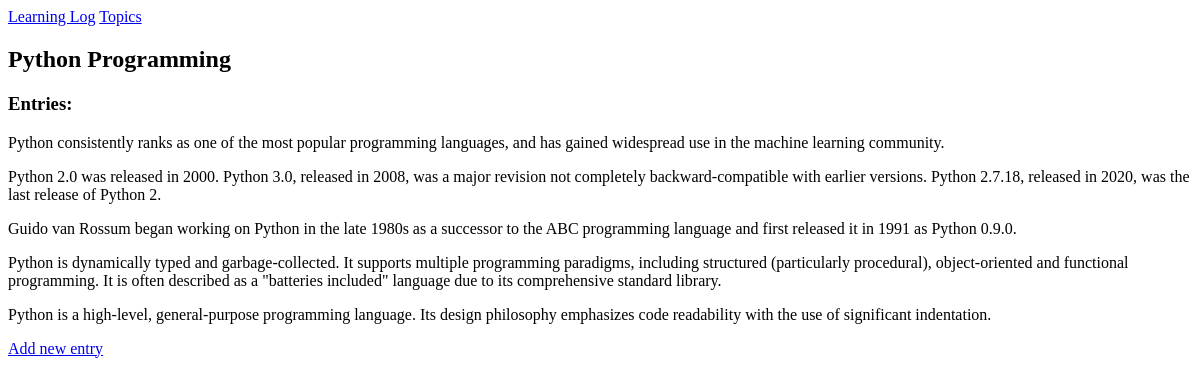
Page /topics/1/ on the earlier database version.
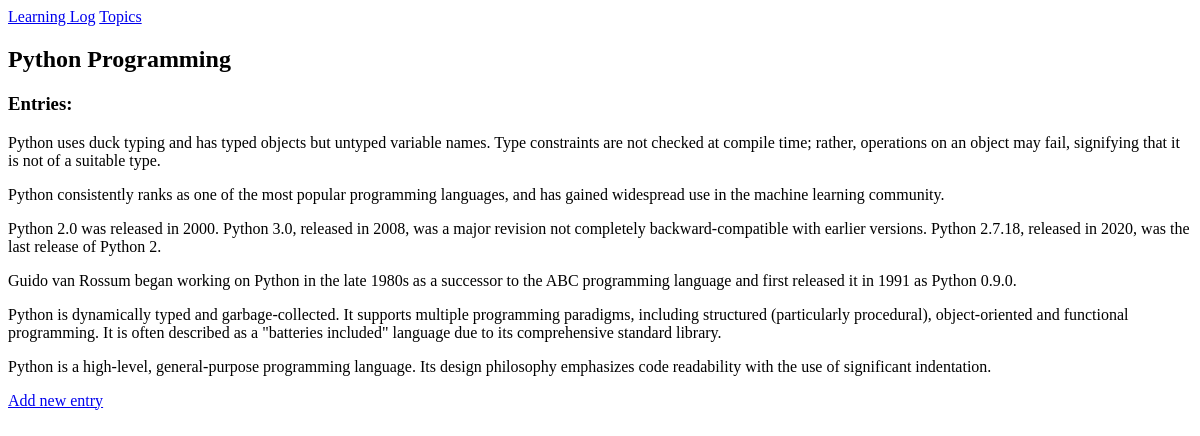
Same page on the later database version.
### learning_logs/models.py (models this page shows, shortened)
class Entry(models.Model):
    topic = models.ForeignKey(Topic, on_delete=models.CASCADE)
    text = models.TextField()
    date_added = models.DateTimeField(auto_now_add=True)
    class Meta:
        verbose_name_plural = "Entries"

### learning_logs/views.py (the view)
# urls.py: path('topics/<int:topic_id>/', views.topic, name='topic'), # Konuların ayrı sayfaları
def topic(request, topic_id):
    topic = Topic.objects.get(id=topic_id)
    entries = topic.entry_set.order_by('-date_added')
    context = {'topic': topic, 'entries': entries}
    return render(request, 'learning_logs/topic.html', context)

### learning_logs/models.py (called while the page is built)
    def __str__(self):
        return self.text

### templates/learning_logs/topic.html
{% extends 'learning_logs/base.html' %}
{% block page_header %}
    <h2>{{ topic }}</h2>
{% endblock page_header %}
{% block content %}
    <h3>Entries:</h3>
    <p>
        {% for entry in entries %}
            {{ entry.text | linebreaks }}
        {% empty %}
            There are no entries for this topic yet.
        {% endfor %}
    </p>
    <p>
        <a href="{% url 'learning_logs:new_entry' topic.id %}">Add new entry</a>
    </p>
{% endblock content %}

Differences in the rows shown:
added Entry: text "Python uses duck typing and has typed objects but untyped variable names. Type constraints are not checked at compile time; rather, operations on an object may fail, signifying that it is not of a suitable type."
